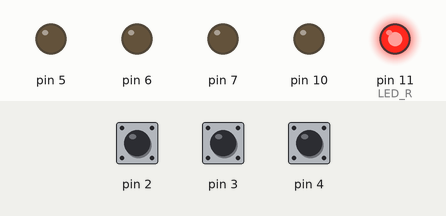
Simulated run of this sketch. Board: Arduino Uno, built with avr-gcc and run on an emulated ATmega328P. Shown: output pins drawn as LEDs (lit = HIGH). Dashed ring = blinking. The test bench sets the inputs (shaded band); at power-on: pin 2 HIGH, pin 4 HIGH, pin 3 HIGH. What the sketch prints to the serial monitor is not drawn.

Above: at 1.2 s.
1.3 s: pin 2 driven LOW
2.8 s: pin 4 pulsed LOW 5 times (0.12 s each, 0.3 s apart)
At 4.4 s:
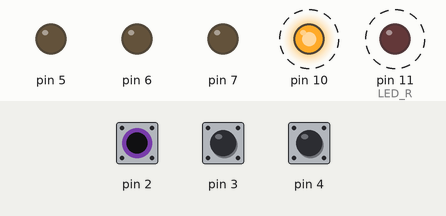
5.8 s: pin 2 pulsed HIGH 2 times (0.12 s each, 0.3 s apart)
At 6.6 s:
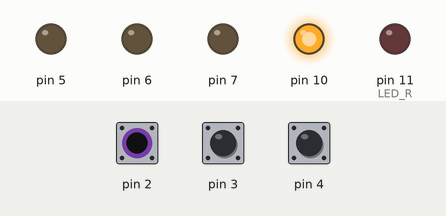
Timing chart, 0 to 8.8 s (numbered marks = the images above; inputs shaded):
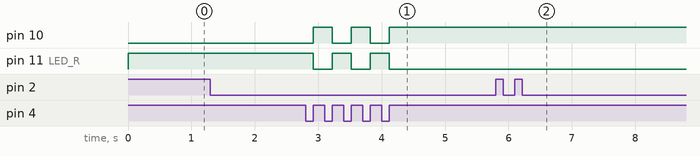

Measured:
- after the input at 1.3 s, every drawn part: stays the same
- after the input at 2.8 s, pin 10: alternates HIGH for 0.30 s and LOW for 0.30 s, 5 changes in all, then stays HIGH, starting after 0.12 s; pin 11 (LED_R): alternates HIGH for 0.30 s and LOW for 0.30 s, 5 changes in all, then stays LOW, starting after 0.12 s
- after the input at 5.8 s, every drawn part: stays the same

The sketch:

Control.ino
```cpp
#define btn_ON_OFF 4
#define btn_ON 5
#define LED_R 3
#define LED_V 2
#define btn_SCHIMB 4
#define btn_incr 2
#define btn_decr 3

#define BAUD 9600
#define MYUBRR F_CPU/16/BAUD-1

int contor_schimbare = 0; //par pt temperatura, impar pt umiditate
int temperatura = 20;
int umiditate = 50;
const int tmax = 99;
const int tmin = -9;
const int umax = 99;
const int umin =  0;
int btn_set;


void setup()
{
  USART_Init(MYUBRR);

  EICRA=(1<<ISC11)|(0<<ISC10)|(1<<ISC01)|(0<<ISC00);
  EIMSK=(1<<INT1)|(1<<INT0);
  EIFR=(0<<INTF1)|(0<<INTF0);
  SREG|=(1<<SREG_I);

  DDRD = 0b11100011;
  DDRB |= (1 << LED_R)|(1 << LED_V)|(0<<btn_SCHIMB);
  PORTB = (1<<LED_R);
}


void loop()
{
  if(buton_schimbare(btn_SCHIMB))
  {
    contor_schimbare++;
    btn_set = 0;
    set_temp_humid();
  }
}


ISR(INT0_vect) // incrementare(2)
{
  SREG &=~ (1 << SREG_I);

  btn_set = 1;
  set_temp_humid();

  SREG |= (1 << SREG_I);
}


ISR(INT1_vect) // decrementare (3)
{
  SREG &=~ (1 << SREG_I);

  btn_set = -1;
  set_temp_humid();

  SREG |= (1 << SREG_I);
}


bool buton_schimbare(byte pin)
{
  if((PIND & (1<<pin))==0){
    while((PIND & (1<<pin))==0){

    }
    return true;
  }
  return false;
}


void aprindere_led(int led)
{
  PORTB = (1<<led);
}


void set_temp_humid()
{
  int set_temp = contor_schimbare % 2;
  char mesaj_t_h[3];

  if (!set_temp)
  {
    aprindere_led(LED_R);
    temperatura+=btn_set;
    temperatura=clamp(temperatura, tmin, tmax);
    if(temperatura <= 0)
    {
   	  mesaj_t_h[0] = 't';
      mesaj_t_h[1] = 45;
      mesaj_t_h[2] = 48+(temperatura*(-1));
    }
    else
   	{
   	  mesaj_t_h[0] = 't';
      mesaj_t_h[1] = temperatura/10 + '0';
      mesaj_t_h[2] = temperatura%10 + '0';
    }
    SendString(mesaj_t_h);
  }
  else
  {
    aprindere_led(LED_V);
  	umiditate+=btn_set;
  	umiditate = clamp(umiditate, umin, umax);
    mesaj_t_h[0] = 'h';
    mesaj_t_h[1] = 48+umiditate/10;
    mesaj_t_h[2] = 48+umiditate%10;
    SendString(mesaj_t_h);
  }
}


int clamp(int x, int mi, int ma)
{
  if (x < mi){
    return mi;
  }
  if (x > ma){
    return ma;
  }
  return x;
}


// seriala
void USART_Init(unsigned int ubrr)
{
  UBRR0H = (unsigned char)(ubrr>>8);
  UBRR0L = (unsigned char)ubrr;

  UCSR0B |= (1<<RXEN0)|(1<<TXEN0);
  UCSR0C = (1<<USBS0)|(3<<UCSZ00);
}


void USART_Transmit(unsigned char data){
	while(!(UCSR0A & (1<<UDRE0)));
  	UDR0=data;
}


void SendString(char *StringPtr){
  while(*StringPtr!=0x00){
  USART_Transmit(*StringPtr);
    StringPtr++;
  }
  USART_Transmit('\0');
}
```
